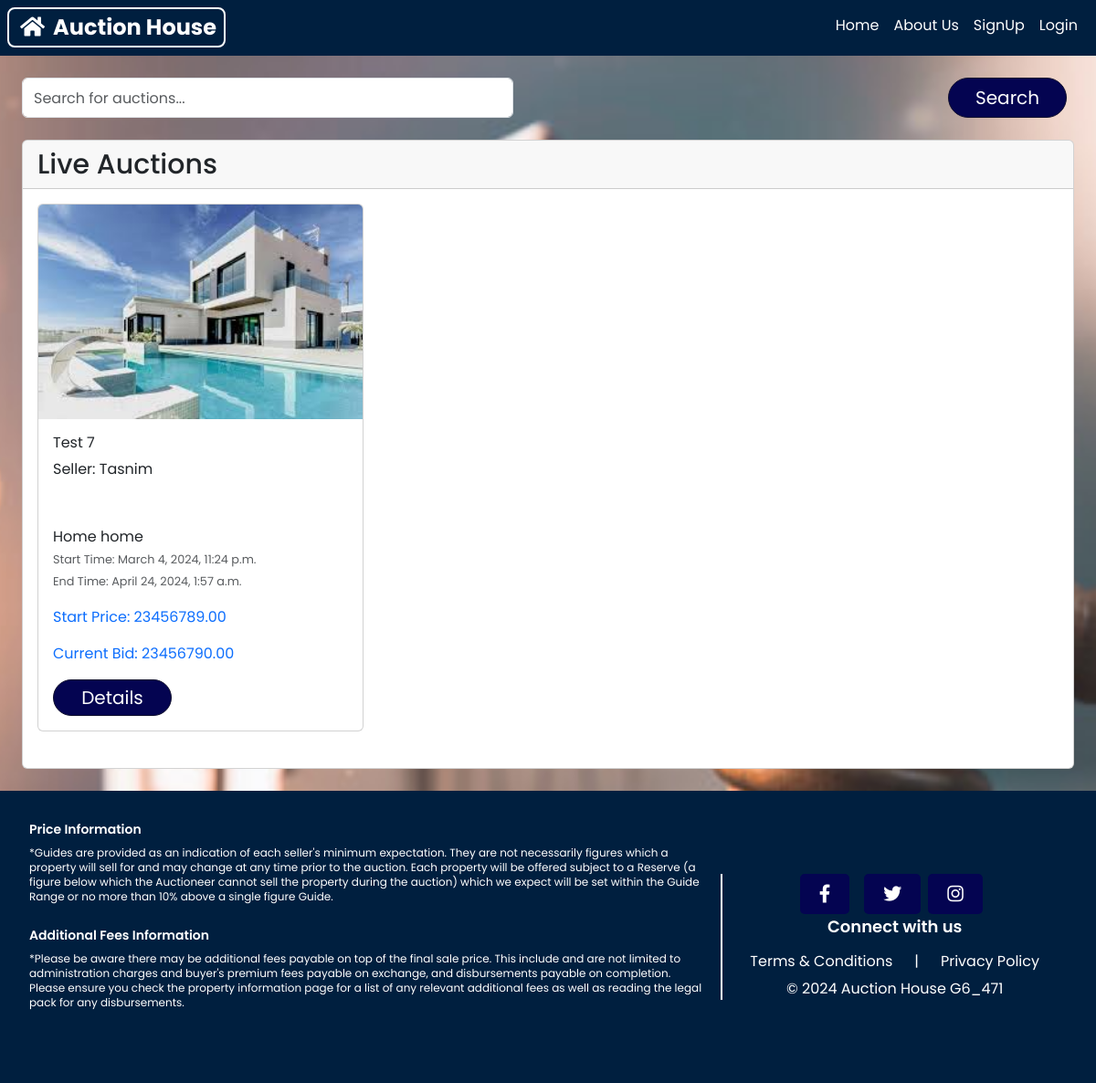
The page /live-auction-items/ on the database its author committed.
### website/models.py (models this page shows, shortened)
class AuctionItem(models.Model):
    title = models.CharField(max_length=255)
    description = models.TextField()
    address = models.CharField(max_length=255)
    start_price = models.DecimalField(max_digits=10, decimal_places=2)
    current_bid = models.DecimalField(max_digits=10, decimal_places=2, default=0.00)
    current_bid_by = models.ForeignKey(User, on_delete=models.CASCADE,null=True, blank=True, related_name='bids_made')
    created_by = models.ForeignKey(User, on_delete=models.CASCADE, related_name='auction_items_created')
    start_time = models.DateTimeField(blank=True, null=True)
    end_time = models.DateTimeField(blank=True, null=True)
    image = models.ImageField(upload_to='auction_item_images/', blank=True, null=True)
    winner = models.ForeignKey(User, on_delete=models.SET_NULL, blank=True, null=True, related_name='won_auctions')
    house_size = models.IntegerField(null=True, blank=True)
    floor_count = models.IntegerField(null=True, blank=True)
    house_type = models.CharField(max_length=15, choices=h_type, null=True, blank=True)
    APPROVAL_CHOICES = [
        ('pending', 'Pending'),
        ('approved', 'Approved'),
        ('rejected', 'Rejected'),
    ]
    approval_status = models.CharField(max_length=10, choices=APPROVAL_CHOICES, default='pending')

### website/views.py (the view)
# urls.py: path('live-auction-items/', views.live_auction_items, name='live_auction_items'),
def live_auction_items(request):
    current_time = timezone.now()
    live_auctions = AuctionItem.objects.filter(approval_status='approved', start_time__lte=current_time, end_time__gt=current_time)
    return render(request, 'live_auction_items.html', {'live_auctions': live_auctions})

### website/templates/live_auction_items.html (shortened to what this page needs)
{% extends 'base.html' %}
{% block content %}
<div class="container mt-4">
    <div class="search-container text-center mb-4">
        <form action="{% url 'website:search_live_auctions' %}" method="GET" class="form-inline">
            <input type="text" class="form-control" placeholder="Search for auctions..." name="query" required>
            <button type="submit" class="btn btn-primary">Search</button>
        </form>
    </div>
    <div class="card-deck">
        <div class="card">
            <div class="card-header">
                <h2>Live Auctions</h2>
            </div>
            <div class="card-body">
                <div class="row">
                    {% for auction in live_auctions %}
                    <div class="col-md-4 mb-4">
                        <div class="card">
                            {% if auction.image %}
                            <img src="{{ auction.image.url }}" alt="{{ auction.title }} Image" class="card-img-top">
                            {% endif %}
                            <div class="card-body">
                                <h3 class="card-title">{{ auction.title }}</h3>
                                <p class="card-text text-dark">Seller: <a href="{% url 'website:seller_profile' seller_id=auction.created_by.buyer_seller.user_id %}">{{ auction.created_by.username }}</a></p>
                                <p class="card-text text-dark mb-0">{{ auction.description|truncatewords:15 }}</p>
                                <p class="card-text mb-3">
                                    <small class="text-muted">
                                        Start Time: <span class="start-time">{{ auction.start_time }}</span><br>
                                        End Time: {{ auction.end_time }}
                                    </small>
                                </p>
                                <p class="card-text font-weight-bold text-primary mb-3">
                                    Start Price: {{ auction.start_price}}<br>
                                </p>
                                <p class="card-text font-weight-bold text-primary mb-3">
                                    Current Bid: {{ auction.current_bid }}</p>
                                <a href="{% url 'website:auction_detail' auction.id %}" class="btn btn-sm btn-primary">Details</a>
                            </div>
                        </div>
                    </div>
                    {% endfor %}
                </div>
            </div>
        </div>
    </div>
</div>
{% endblock %}

### static/base.css (style rules this page uses)
body { font-family: Arial, sans-serif; background-image: url("bg5.jpg"); background-size: cover; background-position: center; background-repeat: no-repeat; min-height: 250vh; }
* { font-family: "Poppins", sans-serif; box-sizing: border-box; }
.container { max-width: 1200px; margin: 0 auto; }
.container h2 { font-weight: 500; font-display: flex; font-size: 30px; }
.container p { color: white; margin-bottom: 50px; }
.btn { font-size: 20px; color: #fff; background-color: rgb(4, 4, 81); text-decoration: none; border-radius: 5px; transition: all 0.3s ease; }
.btn-primary { width: 130px; border-color: #0f0f2d; border-radius: 30px; margin-right: 8px; }
form button { margin-left: calc(50% - 100px); width: 200px; }
.search-container { display: flex; justify-content: center; }
.search-container .form-inline { display: flex; flex-grow: 1; }
.search-container .form-inline .form-control { flex: 1; width: 100%; height: 100%; display: flex; align-items: center; position: relative; }

### rows shown on the page
AuctionItem: image (picture), title "Test 7", created_by.username "Tasnim", description "Home home", start_time "March 4, 2024, 11:24 p.m.", end_time "April 24, 2024, 1:57 a.m.", start_price "23456789.00", current_bid "23456790.00"
